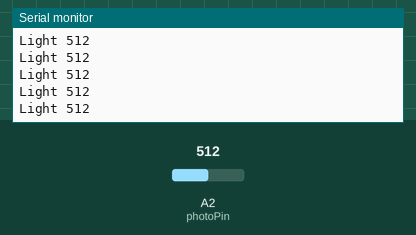
A sketch run on a simulated Arduino Uno, built with avr-gcc and run on an emulated ATmega328P. Shown: the last lines printed to the serial monitor. Inputs (shaded band) come from the test bench; at power-on: A2 (photoPin) = 512.

Above: at 1.2 s.
1.3 s: A2 (photoPin) set to 11
At 1.8 s:
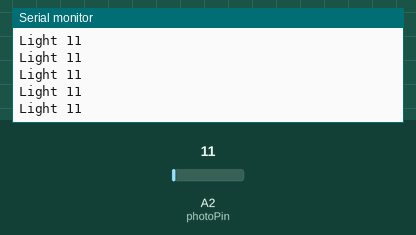
2.8 s: A2 (photoPin) set to 8
At 3.8 s:
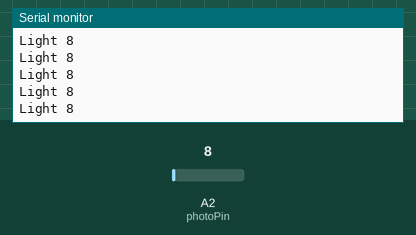
10.3 s: A2 (photoPin) set to 105
At 11.3 s:
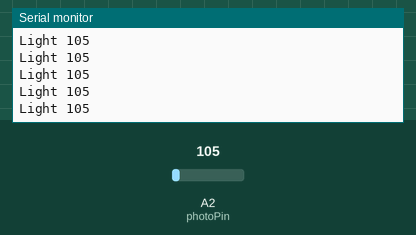
11.8 s: A2 (photoPin) set to 92
At 12.6 s:
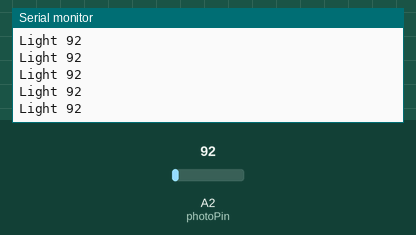
Timing chart, 0 to 14.8 s (numbered marks = the images above; inputs shaded):
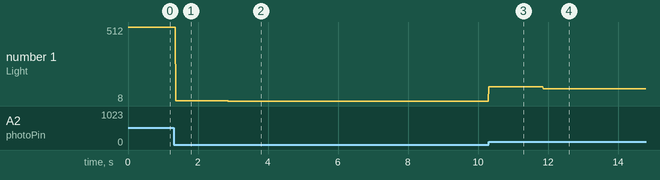

Measured:
- after the input at 1.3 s, the serial monitor: prints a new line after 0.06 s (image 1)
- after the input at 2.8 s, the serial monitor: prints a new line after 0.06 s (image 2)
- after the input at 10.3 s, the serial monitor: prints a new line at once (image 3)
- after the input at 11.8 s, the serial monitor: prints a new line after 0.06 s (image 4)
- plotted number 1: 512 → 11 after the input at 1.3 s, 11 → 8 after the input at 2.8 s, 8 → 105 after the input at 10.3 s, 105 → 92 after the input at 11.8 s

The sketch:

photoresistor.ino
```cpp
int photoPin = A2; // photoresistor is connected to analog pin 2

void setup()
{
  Serial.begin(9600);
}

void loop()
{
  int lightValue = analogRead(photoPin); // read the value from the photoresistor
  Serial.print("Light ");
  Serial.println(lightValue); // print the value to the serial monitor
  delay(10);                             // wait 10 milliseconds before the next loop for the analog-to-digital converter to settle
}
```
